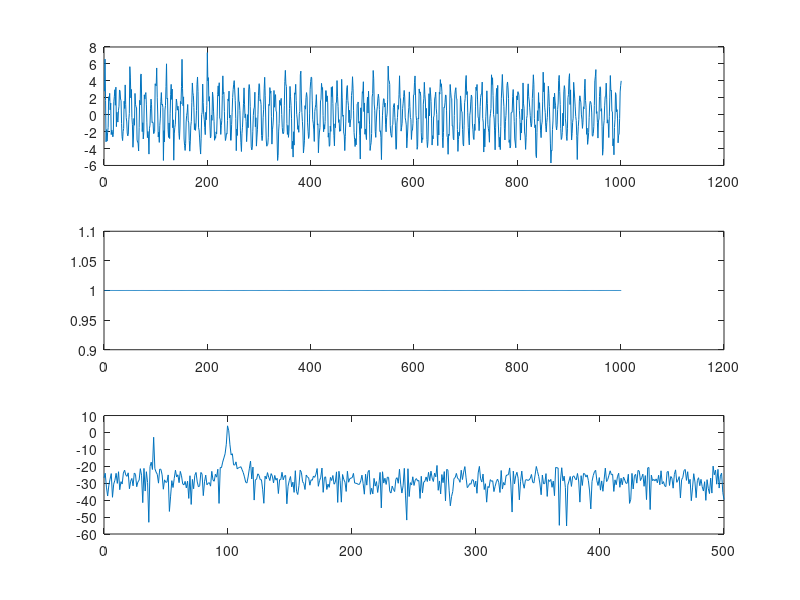

The MATLAB script that drew this image:
%求信号功率谱密度用periodogram()函数
%https://blog.csdn.net/chenshiming1995/article/details/109173963
%一个信号的功率密度谱，就是其自相关函数的傅里叶变换。
clear; 
Fs=1000; %采样频率 
n=0:1/Fs:1;  
%产生含有噪声的序列 
xn=cos(2*pi*40*n)+3*cos(2*pi*100*n)+randn(size(n)); 
figure(1);subplot(3,1,1);plot(xn);
 %矩形窗 
 window=boxcar(length(xn));
subplot(3,1,2);plot(window);
 %直接法 
nfft=1024; %DFT点数
[Pxx,f]=periodogram(xn,window,nfft,Fs);
subplot(3,1,3);plot(f,10*log10(Pxx));
%plot(f,10*log10(Pxx));


%%
%解析MATLAB短时傅里叶变换函数spectrogram()
%https://blog.csdn.net/weixin_42765703/article/details/104871604